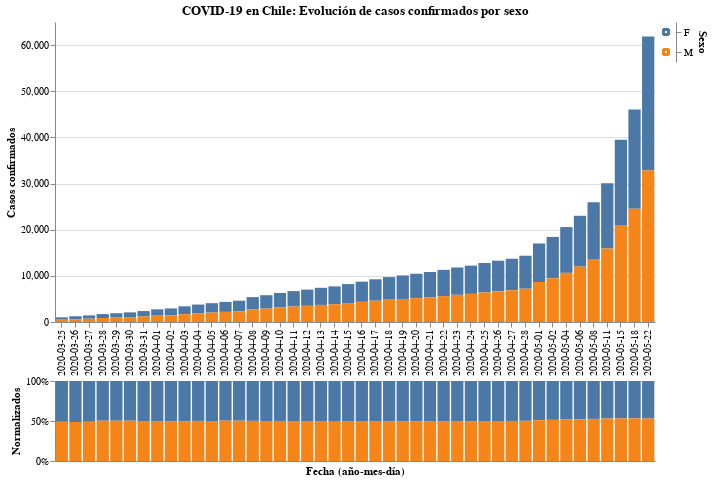

Notebook source saved alongside this figure:
### Code cell
#hide_input
input_dropdown = alt.binding_select(options=cases_sex['Sexo'].unique())
selection1 = alt.selection_single(fields=['Sexo'], bind=input_dropdown, name=' ')
selection2 = alt.selection_multi(fields=['Sexo'], on='mouseover')

color = alt.condition(selection1 | selection2,
                    alt.Color('Sexo:N', scale=alt.Scale(scheme='tableau10'), legend=None),
                    alt.value('lightgray'))

bars1 = alt.Chart(cases_sex).mark_bar().encode(
    x=alt.X("Fecha (año-mes-día)", axis=alt.Axis(title="")),
    y=alt.Y("Casos confirmados"),
    tooltip = ["Fecha (año-mes-día)", "Casos confirmados", "Porcentaje"],
    color=color
).add_selection(
    selection1, selection2
).transform_filter(
    selection1
)

legend = alt.Chart(cases_sex).mark_point().encode(
    y=alt.Y('Sexo:N', axis=alt.Axis(orient='right')),
    color=color
).add_selection(
    selection1, selection2
)

bars2 = alt.Chart(cases_sex).mark_bar().encode(
    x=alt.X("Fecha (año-mes-día)", axis=alt.Axis(title="Fecha (año-mes-día)", ticks=False, labels=False)),
    y=alt.Y("Casos confirmados", axis=alt.Axis(title="Normalizados", format='%'), stack="normalize"),
    color=color,
    tooltip = ["Fecha (año-mes-día)", "Casos confirmados", "Porcentaje"],
).add_selection(
    selection1, selection2
).transform_filter(
    selection1
)

alt.vconcat(
    bars1.properties(
        title = 'COVID-19 en Chile: Evolución de casos confirmados por sexo',
        width=600) | legend,
    bars2.properties(
        height = 80,
        width=600)
).configure_view(
    stroke=None
).configure_concat(
    spacing=1
)

### Figure 1 — Vega-Lite specification as saved in the notebook (floating-point values rounded to 4 significant figures)
{"config": {"view": {"continuousWidth": 400, "continuousHeight": 300, "stroke": null}, "concat": {"spacing": 1}}, "vconcat": [{"hconcat": [{"mark": "bar", "encoding": {"color": {"condition": {"type": "nominal", "field": "Sexo", "legend": null, "scale": {"scheme": "tableau10"}, "selection": {"or": [" ", "selector001"]}}, "value": "lightgray"}, "tooltip": [{"type": "nominal", "field": "Fecha (año-mes-día)"}, {"type": "quantitative", "field": "Casos confirmados"}, {"type": "quantitative", "field": "Porcentaje"}], "x": {"type": "nominal", "axis": {"title": ""}, "field": "Fecha (año-mes-día)"}, "y": {"type": "quantitative", "field": "Casos confirmados"}}, "selection": {" ": {"type": "single", "fields": ["Sexo"], "bind": {"input": "select", "options": ["F", "M"]}}, "selector001": {"type": "multi", "fields": ["Sexo"], "on": "mouseover"}}, "title": "COVID-19 en Chile: Evolución de casos confirmados por sexo", "transform": [{"filter": {"selection": " "}}], "width": 600}, {"mark": "point", "encoding": {"color": {"condition": {"type": "nominal", "field": "Sexo", "legend": null, "scale": {"scheme": "tableau10"}, "selection": {"or": [" ", "selector001"]}}, "value": "lightgray"}, "y": {"type": "nominal", "axis": {"orient": "right"}, "field": "Sexo"}}, "selection": {" ": {"type": "single", "fields": ["Sexo"], "bind": {"input": "select", "options": ["F", "M"]}}, "selector001": {"type": "multi", "fields": ["Sexo"], "on": "mouseover"}}}]}, {"mark": "bar", "encoding": {"color": {"condition": {"type": "nominal", "field": "Sexo", "legend": null, "scale": {"scheme": "tableau10"}, "selection": {"or": [" ", "selector001"]}}, "value": "lightgray"}, "tooltip": [{"type": "nominal", "field": "Fecha (año-mes-día)"}, {"type": "quantitative", "field": "Casos confirmados"}, {"type": "quantitative", "field": "Porcentaje"}], "x": {"type": "nominal", "axis": {"labels": false, "ticks": false, "title": "Fecha (año-mes-día)"}, "field": "Fecha (año-mes-día)"}, "y": {"type": "quantitative", "axis": {"format": "%", "title": "Normalizados"}, "field": "Casos confirmados", "stack": "normalize"}}, "height": 80, "selection": {" ": {"type": "single", "fields": ["Sexo"], "bind": {"input": "select", "options": ["F", "M"]}}, "selector001": {"type": "multi", "fields": ["Sexo"], "on": "mouseover"}}, "transform": [{"filter": {"selection": " "}}], "width": 600}], "data": {"name": "data-a19819816eea0deec6c5ca166a2fccc5"}, "$schema": "https://vega.github.io/schema/vega-lite/v4.8.1.json", "datasets": {"data-a19819816eea0deec6c5ca166a2fccc5": [{"Fecha (año-mes-día)": "2020-03-25", "Sexo": "F", "Casos confirmados": 516, "Porcentaje": 0.5099}, {"Fecha (año-mes-día)": "2020-03-25", "Sexo": "M", "Casos confirmados": 496, "Porcentaje": 0.4901}, {"Fecha (año-mes-día)": "2020-03-26", "Sexo": "F", "Casos confirmados": 642, "Porcentaje": 0.5128}, {"Fecha (año-mes-día)": "2020-03-26", "Sexo": "M", "Casos confirmados": 610, "Porcentaje": 0.4872}, {"Fecha (año-mes-día)": "2020-03-27", "Sexo": "F", "Casos confirmados": 730, "Porcentaje": 0.5091}, {"Fecha (año-mes-día)": "2020-03-27", "Sexo": "M", "Casos confirmados": 704, "Porcentaje": 0.4909}, {"Fecha (año-mes-día)": "2020-03-28", "Sexo": "F", "Casos confirmados": 856, "Porcentaje": 0.4968}, {"Fecha (año-mes-día)": "2020-03-28", "Sexo": "M", "Casos confirmados": 867, "Porcentaje": 0.5032}, {"Fecha (año-mes-día)": "2020-03-29", "Sexo": "F", "Casos confirmados": 947, "Porcentaje": 0.4969}, {"Fecha (año-mes-día)": "2020-03-29", "Sexo": "M", "Casos confirmados": 959, "Porcentaje": 0.5031}, {"Fecha (año-mes-día)": "2020-03-30", "Sexo": "F", "Casos confirmados": 1037, "Porcentaje": 0.4966}, {"Fecha (año-mes-día)": "2020-03-30", "Sexo": "M", "Casos confirmados": 1051, "Porcentaje": 0.5034}, {"Fecha (año-mes-día)": "2020-03-31", "Sexo": "F", "Casos confirmados": 1186, "Porcentaje": 0.4998}, {"Fecha (año-mes-día)": "2020-03-31", "Sexo": "M", "Casos confirmados": 1187, "Porcentaje": 0.5002}, {"Fecha (año-mes-día)": "2020-04-01", "Sexo": "F", "Casos confirmados": 1375, "Porcentaje": 0.5011}, {"Fecha (año-mes-día)": "2020-04-01", "Sexo": "M", "Casos confirmados": 1369, "Porcentaje": 0.4989}, {"Fecha (año-mes-día)": "2020-04-02", "Sexo": "F", "Casos confirmados": 1475, "Porcentaje": 0.502}, {"Fecha (año-mes-día)": "2020-04-02", "Sexo": "M", "Casos confirmados": 1463, "Porcentaje": 0.498}, {"Fecha (año-mes-día)": "2020-04-03", "Sexo": "F", "Casos confirmados": 1714, "Porcentaje": 0.5044}, {"Fecha (año-mes-día)": "2020-04-03", "Sexo": "M", "Casos confirmados": 1684, "Porcentaje": 0.4956}, {"Fecha (año-mes-día)": "2020-04-04", "Sexo": "F", "Casos confirmados": 1888, "Porcentaje": 0.4988}, {"Fecha (año-mes-día)": "2020-04-04", "Sexo": "M", "Casos confirmados": 1897, "Porcentaje": 0.5012}, {"Fecha (año-mes-día)": "2020-04-05", "Sexo": "F", "Casos confirmados": 2040, "Porcentaje": 0.4998}, {"Fecha (año-mes-día)": "2020-04-05", "Sexo": "M", "Casos confirmados": 2042, "Porcentaje": 0.5002}, {"Fecha (año-mes-día)": "2020-04-06", "Sexo": "F", "Casos confirmados": 2155, "Porcentaje": 0.4959}, {"Fecha (año-mes-día)": "2020-04-06", "Sexo": "M", "Casos confirmados": 2191, "Porcentaje": 0.5041}, {"Fecha (año-mes-día)": "2020-04-07", "Sexo": "F", "Casos confirmados": 2291, "Porcentaje": 0.4962}, {"Fecha (año-mes-día)": "2020-04-07", "Sexo": "M", "Casos confirmados": 2326, "Porcentaje": 0.5038}, {"Fecha (año-mes-día)": "2020-04-08", "Sexo": "F", "Casos confirmados": 2690, "Porcentaje": 0.4984}, {"Fecha (año-mes-día)": "2020-04-08", "Sexo": "M", "Casos confirmados": 2707, "Porcentaje": 0.5016}, {"Fecha (año-mes-día)": "2020-04-09", "Sexo": "F", "Casos confirmados": 2911, "Porcentaje": 0.501}, {"Fecha (año-mes-día)": "2020-04-09", "Sexo": "M", "Casos confirmados": 2899, "Porcentaje": 0.499}, {"Fecha (año-mes-día)": "2020-04-10", "Sexo": "F", "Casos confirmados": 3142, "Porcentaje": 0.4994}, {"Fecha (año-mes-día)": "2020-04-10", "Sexo": "M", "Casos confirmados": 3150, "Porcentaje": 0.5006}, {"Fecha (año-mes-día)": "2020-04-11", "Sexo": "F", "Casos confirmados": 3350, "Porcentaje": 0.4999}, {"Fecha (año-mes-día)": "2020-04-11", "Sexo": "M", "Casos confirmados": 3352, "Porcentaje": 0.5001}, {"Fecha (año-mes-día)": "2020-04-12", "Sexo": "F", "Casos confirmados": 3515, "Porcentaje": 0.501}, {"Fecha (año-mes-día)": "2020-04-12", "Sexo": "M", "Casos confirmados": 3501, "Porcentaje": 0.499}, {"Fecha (año-mes-día)": "2020-04-13", "Sexo": "F", "Casos confirmados": 3713, "Porcentaje": 0.5009}, {"Fecha (año-mes-día)": "2020-04-13", "Sexo": "M", "Casos confirmados": 3699, "Porcentaje": 0.4991}, {"Fecha (año-mes-día)": "2020-04-14", "Sexo": "F", "Casos confirmados": 3856, "Porcentaje": 0.4997}, {"Fecha (año-mes-día)": "2020-04-14", "Sexo": "M", "Casos confirmados": 3860, "Porcentaje": 0.5003}, {"Fecha (año-mes-día)": "2020-04-15", "Sexo": "F", "Casos confirmados": 4117, "Porcentaje": 0.5011}, {"Fecha (año-mes-día)": "2020-04-15", "Sexo": "M", "Casos confirmados": 4099, "Porcentaje": 0.4989}, {"Fecha (año-mes-día)": "2020-04-16", "Sexo": "F", "Casos confirmados": 4374, "Porcentaje": 0.5005}, {"Fecha (año-mes-día)": "2020-04-16", "Sexo": "M", "Casos confirmados": 4366, "Porcentaje": 0.4995}, {"Fecha (año-mes-día)": "2020-04-17", "Sexo": "F", "Casos confirmados": 4636, "Porcentaje": 0.5011}, {"Fecha (año-mes-día)": "2020-04-17", "Sexo": "M", "Casos confirmados": 4616, "Porcentaje": 0.4989}, {"Fecha (año-mes-día)": "2020-04-18", "Sexo": "F", "Casos confirmados": 4895, "Porcentaje": 0.5031}, {"Fecha (año-mes-día)": "2020-04-18", "Sexo": "M", "Casos confirmados": 4835, "Porcentaje": 0.4969}, {"Fecha (año-mes-día)": "2020-04-19", "Sexo": "F", "Casos confirmados": 5097, "Porcentaje": 0.5053}, {"Fecha (año-mes-día)": "2020-04-19", "Sexo": "M", "Casos confirmados": 4991, "Porcentaje": 0.4947}, {"Fecha (año-mes-día)": "2020-04-20", "Sexo": "F", "Casos confirmados": 5284, "Porcentaje": 0.5056}, {"Fecha (año-mes-día)": "2020-04-20", "Sexo": "M", "Casos confirmados": 5167, "Porcentaje": 0.4944}, {"Fecha (año-mes-día)": "2020-04-21", "Sexo": "F", "Casos confirmados": 5483, "Porcentaje": 0.5062}, {"Fecha (año-mes-día)": "2020-04-21", "Sexo": "M", "Casos confirmados": 5349, "Porcentaje": 0.4938}, {"Fecha (año-mes-día)": "2020-04-22", "Sexo": "F", "Casos confirmados": 5689, "Porcentaje": 0.5036}, {"Fecha (año-mes-día)": "2020-04-22", "Sexo": "M", "Casos confirmados": 5607, "Porcentaje": 0.4964}, {"Fecha (año-mes-día)": "2020-04-23", "Sexo": "F", "Casos confirmados": 5920, "Porcentaje": 0.5012}, {"Fecha (año-mes-día)": "2020-04-23", "Sexo": "M", "Casos confirmados": 5892, "Porcentaje": 0.4988}, {"Fecha (año-mes-día)": "2020-04-24", "Sexo": "F", "Casos confirmados": 6123, "Porcentaje": 0.5013}, {"Fecha (año-mes-día)": "2020-04-24", "Sexo": "M", "Casos confirmados": 6091, "Porcentaje": 0.4987}, {"Fecha (año-mes-día)": "2020-04-25", "Sexo": "F", "Casos confirmados": 6394, "Porcentaje": 0.5001}, {"Fecha (año-mes-día)": "2020-04-25", "Sexo": "M", "Casos confirmados": 6391, "Porcentaje": 0.4999}, {"Fecha (año-mes-día)": "2020-04-26", "Sexo": "F", "Casos confirmados": 6640, "Porcentaje": 0.4998}, {"Fecha (año-mes-día)": "2020-04-26", "Sexo": "M", "Casos confirmados": 6644, "Porcentaje": 0.5002}, {"Fecha (año-mes-día)": "2020-04-27", "Sexo": "F", "Casos confirmados": 6843, "Porcentaje": 0.4993}, {"Fecha (año-mes-día)": "2020-04-27", "Sexo": "M", "Casos confirmados": 6861, "Porcentaje": 0.5007}, {"Fecha (año-mes-día)": "2020-04-28", "Sexo": "F", "Casos confirmados": 7150, "Porcentaje": 0.4978}, {"Fecha (año-mes-día)": "2020-04-28", "Sexo": "M", "Casos confirmados": 7212, "Porcentaje": 0.5022}, {"Fecha (año-mes-día)": "2020-05-01", "Sexo": "F", "Casos confirmados": 8338, "Porcentaje": 0.4902}, {"Fecha (año-mes-día)": "2020-05-01", "Sexo": "M", "Casos confirmados": 8670, "Porcentaje": 0.5098}, {"Fecha (año-mes-día)": "2020-05-02", "Sexo": "F", "Casos confirmados": 8956, "Porcentaje": 0.4859}, {"Fecha (año-mes-día)": "2020-05-02", "Sexo": "M", "Casos confirmados": 9477, "Porcentaje": 0.5141}, {"Fecha (año-mes-día)": "2020-05-04", "Sexo": "F", "Casos confirmados": 9914, "Porcentaje": 0.482}, {"Fecha (año-mes-día)": "2020-05-04", "Sexo": "M", "Casos confirmados": 10653, "Porcentaje": 0.518}, {"Fecha (año-mes-día)": "2020-05-06", "Sexo": "F", "Casos confirmados": 11009, "Porcentaje": 0.4784}, {"Fecha (año-mes-día)": "2020-05-06", "Sexo": "M", "Casos confirmados": 12002, "Porcentaje": 0.5216}, {"Fecha (año-mes-día)": "2020-05-08", "Sexo": "F", "Casos confirmados": 12298, "Porcentaje": 0.4739}, {"Fecha (año-mes-día)": "2020-05-08", "Sexo": "M", "Casos confirmados": 13654, "Porcentaje": 0.5261}, {"Fecha (año-mes-día)": "2020-05-11", "Sexo": "F", "Casos confirmados": 14098, "Porcentaje": 0.4692}, {"Fecha (año-mes-día)": "2020-05-11", "Sexo": "M", "Casos confirmados": 15949, "Porcentaje": 0.5308}, {"Fecha (año-mes-día)": "2020-05-15", "Sexo": "F", "Casos confirmados": 18501, "Porcentaje": 0.4682}, {"Fecha (año-mes-día)": "2020-05-15", "Sexo": "M", "Casos confirmados": 21010, "Porcentaje": 0.5318}, {"Fecha (año-mes-día)": "2020-05-18", "Sexo": "F", "Casos confirmados": 21525, "Porcentaje": 0.4674}, {"Fecha (año-mes-día)": "2020-05-18", "Sexo": "M", "Casos confirmados": 24523, "Porcentaje": 0.5326}, {"Fecha (año-mes-día)": "2020-05-22", "Sexo": "F", "Casos confirmados": 29030, "Porcentaje": 0.4694}, {"Fecha (año-mes-día)": "2020-05-22", "Sexo": "M", "Casos confirmados": 32818, "Porcentaje": 0.5306}]}}
